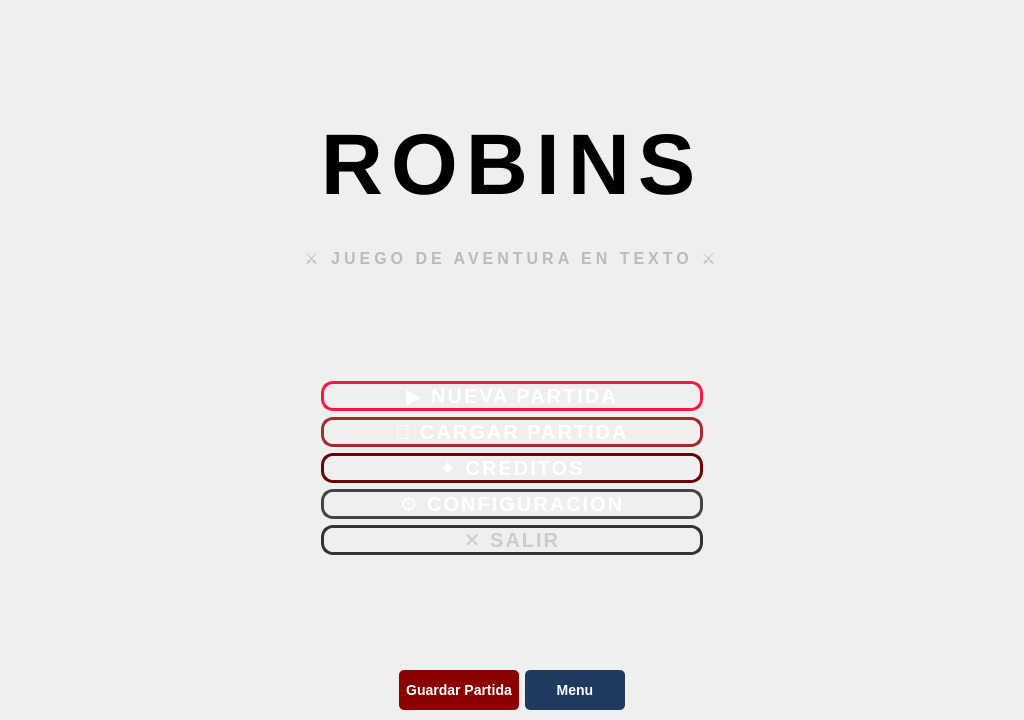
<?xml version="1.0" encoding="UTF-8"?>
<ui version="4.0">
 <class>MainWindow</class>
 <widget class="QMainWindow" name="MainWindow">
  <property name="geometry">
   <rect>
    <x>0</x>
    <y>0</y>
    <width>1024</width>
    <height>720</height>
   </rect>
  </property>
  <widget class="QWidget" name="centralwidget">
   <layout class="QVBoxLayout" name="verticalLayout">
    <property name="spacing">
     <number>0</number>
    </property>
    <property name="leftMargin">
     <number>0</number>
    </property>
    <property name="topMargin">
     <number>0</number>
    </property>
    <property name="rightMargin">
     <number>0</number>
    </property>
    <property name="bottomMargin">
     <number>0</number>
    </property>
    <item>
     <widget class="QStackedWidget" name="stackedMain">
      <property name="minimumSize">
       <size>
        <width>0</width>
        <height>400</height>
       </size>
      </property>
      <widget class="QWidget" name="startPage">
       <property name="styleSheet">
        <string notr="true">QWidget#startPage {
    background: qlineargradient(x1:0, y1:0, x2:1, y2:1,
        stop:0 #0a0a0a,
        stop:0.3 #1a0a0a,
        stop:0.6 #0a0a1a,
        stop:1 #000000);
}</string>
       </property>
       <layout class="QVBoxLayout" name="verticalLayout_start">
        <item>
         <spacer name="verticalSpacer_top">
          <property name="orientation">
           <enum>Qt::Vertical</enum>
          </property>
          <property name="sizeHint" stdset="0">
           <size>
            <width>20</width>
            <height>40</height>
           </size>
          </property>
         </spacer>
        </item>
        <item>
         <widget class="QLabel" name="gameLogo">
          <property name="text">
           <string notr="true">ROBINS</string>
          </property>
          <property name="alignment">
           <set>Qt::AlignCenter</set>
          </property>
          <property name="styleSheet">
           <string notr="true">QLabel {
    font-size: 86px; 
    font-weight: bold; 
    color: qlineargradient(x1:0, y1:0, x2:1, y2:0,
        stop:0 #DC143C,
        stop:0.5 #FF1744,
        stop:1 #DC143C);
    padding: 20px;
    letter-spacing: 8px;
    
}</string>
          </property>
         </widget>
        </item>
        <item>
         <widget class="QLabel" name="gameSubtitle">
          <property name="text">
           <string>⚔ JUEGO DE AVENTURA EN TEXTO ⚔</string>
          </property>
          <property name="alignment">
           <set>Qt::AlignCenter</set>
          </property>
          <property name="styleSheet">
           <string notr="true">QLabel {
    font-size: 16px; 
    color: #BBB; 
    padding: 10px;
    letter-spacing: 4px;
    font-weight: 500;
}</string>
          </property>
         </widget>
        </item>
        <item>
         <spacer name="verticalSpacer_mid">
          <property name="orientation">
           <enum>Qt::Vertical</enum>
          </property>
          <property name="sizeHint" stdset="0">
           <size>
            <width>20</width>
            <height>60</height>
           </size>
          </property>
         </spacer>
        </item>
        <item alignment="Qt::AlignHCenter">
         <widget class="QWidget" name="startButtonsContainer">
          <property name="minimumSize">
           <size>
            <width>400</width>
            <height>0</height>
           </size>
          </property>
          <property name="maximumSize">
           <size>
            <width>400</width>
            <height>16777215</height>
           </size>
          </property>
          <layout class="QVBoxLayout" name="verticalLayout_startButtons">
           <item>
            <widget class="QPushButton" name="newGameButton">
             <property name="minimumHeight">
              <number>65</number>
             </property>
             <property name="text">
              <string>▶ NUEVA PARTIDA</string>
             </property>
             <property name="styleSheet">
              <string notr="true">QPushButton {
    background: qlineargradient(x1:0, y1:0, x2:1, y2:0,
        stop:0 #DC143C,
        stop:0.5 #FF1744,
        stop:1 #DC143C);
    color: white;
    border: 3px solid #FF1744;
    border-radius: 12px;
    font-size: 20px;
    font-weight: bold;
    letter-spacing: 2px;
}
QPushButton:hover {
    background: qlineargradient(x1:0, y1:0, x2:1, y2:0,
        stop:0 #FF1744,
        stop:0.5 #FF4569,
        stop:1 #FF1744);
    border: 3px solid white;
    font-size: 21px;
}
QPushButton:pressed {
    background-color: #8B0000;
}</string>
             </property>
            </widget>
           </item>
           <item>
            <widget class="QPushButton" name="loadGameButton">
             <property name="minimumHeight">
              <number>65</number>
             </property>
             <property name="text">
              <string>💾 CARGAR PARTIDA</string>
             </property>
             <property name="styleSheet">
              <string notr="true">QPushButton {
    background: qlineargradient(x1:0, y1:0, x2:1, y2:0,
        stop:0 #8B0000,
        stop:0.5 #A52A2A,
        stop:1 #8B0000);
    color: white;
    border: 3px solid #A52A2A;
    border-radius: 12px;
    font-size: 20px;
    font-weight: bold;
    letter-spacing: 2px;
}
QPushButton:hover {
    background: qlineargradient(x1:0, y1:0, x2:1, y2:0,
        stop:0 #A52A2A,
        stop:0.5 #DC143C,
        stop:1 #A52A2A);
    border: 3px solid white;
    font-size: 21px;
}
QPushButton:pressed {
    background-color: #5A0000;
}</string>
             </property>
            </widget>
           </item>
           <item>
            <widget class="QPushButton" name="creditsButtonStart">
             <property name="minimumHeight">
              <number>65</number>
             </property>
             <property name="text">
              <string>✦ CREDITOS</string>
             </property>
             <property name="styleSheet">
              <string notr="true">QPushButton {
    background: qlineargradient(x1:0, y1:0, x2:1, y2:0,
        stop:0 #5A0000,
        stop:0.5 #8B0000,
        stop:1 #5A0000);
    color: white;
    border: 3px solid #6A0000;
    border-radius: 12px;
    font-size: 20px;
    font-weight: bold;
    letter-spacing: 2px;
}
QPushButton:hover {
    background: qlineargradient(x1:0, y1:0, x2:1, y2:0,
        stop:0 #8B0000,
        stop:0.5 #A52A2A,
        stop:1 #8B0000);
    border: 3px solid #CCC;
    font-size: 21px;
}
QPushButton:pressed {
    background-color: #3A0000;
}</string>
             </property>
            </widget>
           </item>
           <item>
            <widget class="QPushButton" name="settingsButton">
             <property name="minimumHeight">
              <number>65</number>
             </property>
             <property name="text">
              <string>⚙ CONFIGURACION</string>
             </property>
             <property name="styleSheet">
              <string notr="true">QPushButton {
    background: qlineargradient(x1:0, y1:0, x2:1, y2:0,
        stop:0 #1a1a1a,
        stop:0.5 #2a2a2a,
        stop:1 #1a1a1a);
    color: white;
    border: 3px solid #444;
    border-radius: 12px;
    font-size: 20px;
    font-weight: bold;
    letter-spacing: 2px;
}
QPushButton:hover {
    background: qlineargradient(x1:0, y1:0, x2:1, y2:0,
        stop:0 #2a2a2a,
        stop:0.5 #3a3a3a,
        stop:1 #2a2a2a);
    border: 3px solid #888;
    font-size: 21px;
}
QPushButton:pressed {
    background-color: #0a0a0a;
}</string>
             </property>
            </widget>
           </item>
           <item>
            <widget class="QPushButton" name="exitButtonStart">
             <property name="minimumHeight">
              <number>65</number>
             </property>
             <property name="text">
              <string>✕ SALIR</string>
             </property>
             <property name="styleSheet">
              <string notr="true">QPushButton {
    background: qlineargradient(x1:0, y1:0, x2:1, y2:0,
        stop:0 #1a1a1a,
        stop:0.5 #2a2a2a,
        stop:1 #1a1a1a);
    color: #CCC;
    border: 3px solid #333;
    border-radius: 12px;
    font-size: 20px;
    font-weight: bold;
    letter-spacing: 2px;
}
QPushButton:hover {
    background: qlineargradient(x1:0, y1:0, x2:1, y2:0,
        stop:0 #3a0000,
        stop:0.5 #5a0000,
        stop:1 #3a0000);
    border: 3px solid #8B0000;
    color: white;
    font-size: 21px;
}
QPushButton:pressed {
    background-color: #000000;
}</string>
             </property>
            </widget>
           </item>
          </layout>
         </widget>
        </item>
        <item>
         <spacer name="verticalSpacer_bottom">
          <property name="orientation">
           <enum>Qt::Vertical</enum>
          </property>
          <property name="sizeHint" stdset="0">
           <size>
            <width>20</width>
            <height>40</height>
           </size>
          </property>
         </spacer>
        </item>
       </layout>
      </widget>
      <widget class="QWidget" name="menuPage">
       <layout class="QVBoxLayout" name="verticalLayout_menu">
        <property name="spacing">
         <number>30</number>
        </property>
        <property name="leftMargin">
         <number>40</number>
        </property>
        <property name="topMargin">
         <number>40</number>
        </property>
        <property name="rightMargin">
         <number>40</number>
        </property>
        <property name="bottomMargin">
         <number>40</number>
        </property>
        <item>
         <widget class="QLabel" name="menuTitle">
          <property name="text">
           <string>SELECCIONA TU ROBIN</string>
          </property>
          <property name="alignment">
           <set>Qt::AlignCenter</set>
          </property>
          <property name="styleSheet">
           <string notr="true">font-size: 32px; 
font-weight: bold; 
color: #DC143C; 
padding: 15px;
letter-spacing: 3px;
text-</string>
          </property>
         </widget>
        </item>
        <item>
         <widget class="QWidget" name="cardsContainer">
          <layout class="QGridLayout" name="gridLayout_cards">
           <property name="horizontalSpacing">
            <number>40</number>
           </property>
           <property name="verticalSpacing">
            <number>40</number>
           </property>
           <item row="0" column="0">
            <layout class="QVBoxLayout" name="verticalLayout_jason">
             <item>
              <widget class="QLabel" name="imageJason">
               <property name="minimumSize">
                <size>
                 <width>250</width>
                 <height>250</height>
                </size>
               </property>
               <property name="maximumSize">
                <size>
                 <width>250</width>
                 <height>250</height>
                </size>
               </property>
               <property name="text">
                <string/>
               </property>
               <property name="alignment">
                <set>Qt::AlignCenter</set>
               </property>
               <property name="scaledContents">
                <bool>false</bool>
               </property>
              </widget>
             </item>
             <item>
              <widget class="QPushButton" name="cardJason">
               <property name="minimumSize">
                <size>
                 <width>250</width>
                 <height>50</height>
                </size>
               </property>
               <property name="maximumSize">
                <size>
                 <width>250</width>
                 <height>50</height>
                </size>
               </property>
               <property name="text"><string>Jason Todd</string></property>
              </widget>
             </item>
            </layout>
           </item>
           <item row="0" column="1">
            <layout class="QVBoxLayout" name="verticalLayout_dick">
             <item>
              <widget class="QLabel" name="imageDick">
               <property name="minimumSize">
                <size>
                 <width>250</width>
                 <height>250</height>
                </size>
               </property>
               <property name="maximumSize">
                <size>
                 <width>250</width>
                 <height>250</height>
                </size>
               </property>
               <property name="text">
                <string/>
               </property>
               <property name="alignment">
                <set>Qt::AlignCenter</set>
               </property>
               <property name="scaledContents">
                <bool>false</bool>
               </property>
              </widget>
             </item>
             <item>
              <widget class="QPushButton" name="cardDick">
               <property name="minimumSize">
                <size>
                 <width>250</width>
                 <height>50</height>
                </size>
               </property>
               <property name="maximumSize">
                <size>
                 <width>250</width>
                 <height>50</height>
                </size>
               </property>
               <property name="text"><string>Dick Grayson</string></property>
              </widget>
             </item>
            </layout>
           </item>
           <item row="1" column="0">
            <layout class="QVBoxLayout" name="verticalLayout_tim">
             <item>
              <widget class="QLabel" name="imageTim">
               <property name="minimumSize">
                <size>
                 <width>250</width>
                 <height>250</height>
                </size>
               </property>
               <property name="maximumSize">
                <size>
                 <width>250</width>
                 <height>250</height>
                </size>
               </property>
               <property name="text">
                <string/>
               </property>
               <property name="alignment">
                <set>Qt::AlignCenter</set>
               </property>
               <property name="scaledContents">
                <bool>false</bool>
               </property>
              </widget>
             </item>
             <item>
              <widget class="QPushButton" name="cardTim">
               <property name="minimumSize">
                <size>
                 <width>250</width>
                 <height>50</height>
                </size>
               </property>
               <property name="maximumSize">
                <size>
                 <width>250</width>
                 <height>50</height>
                </size>
               </property>
               <property name="text"><string>Tim Drake</string></property>
              </widget>
             </item>
            </layout>
           </item>
           <item row="1" column="1">
            <layout class="QVBoxLayout" name="verticalLayout_damian">
             <item>
              <widget class="QLabel" name="imageDamian">
               <property name="minimumSize">
                <size>
                 <width>250</width>
                 <height>250</height>
                </size>
               </property>
               <property name="maximumSize">
                <size>
                 <width>250</width>
                 <height>250</height>
                </size>
               </property>
               <property name="text">
                <string/>
               </property>
               <property name="alignment">
                <set>Qt::AlignCenter</set>
               </property>
               <property name="scaledContents">
                <bool>false</bool>
               </property>
              </widget>
             </item>
             <item>
              <widget class="QPushButton" name="cardDamian">
               <property name="minimumSize">
                <size>
                 <width>250</width>
                 <height>50</height>
                </size>
               </property>
               <property name="maximumSize">
                <size>
                 <width>250</width>
                 <height>50</height>
                </size>
               </property>
               <property name="text"><string>Damian Wayne</string></property>
              </widget>
             </item>
            </layout>
           </item>
          </layout>
         </widget>
        </item>
       </layout>
      </widget>
      <widget class="QWidget" name="gamePage">
       <layout class="QHBoxLayout" name="horizontalLayout_main">
        <property name="spacing">
         <number>0</number>
        </property>
        <item>
         <widget class="QWidget" name="sidePanel">
          <property name="minimumSize">
           <size>
            <width>180</width>
            <height>0</height>
           </size>
          </property>
          <property name="maximumSize">
           <size>
            <width>180</width>
            <height>16777215</height>
           </size>
          </property>
          <property name="styleSheet">
           <string notr="true">QWidget#sidePanel {
    background-color: #1a1a1a;
    border-right: 1px solid #333;
}</string>
          </property>
          <layout class="QVBoxLayout" name="verticalLayout_side">
           <property name="spacing">
            <number>8</number>
           </property>
           <property name="leftMargin">
            <number>10</number>
           </property>
           <property name="topMargin">
            <number>15</number>
           </property>
           <property name="rightMargin">
            <number>10</number>
           </property>
           <item>
            <widget class="QLabel" name="statsTitle">
             <property name="text">
              <string>ESTADISTICAS</string>
             </property>
             <property name="styleSheet">
              <string notr="true">font-size: 11px; font-weight: bold; color: #666; padding: 3px; letter-spacing: 1px;</string>
             </property>
            </widget>
           </item>
           <item>
            <widget class="QProgressBar" name="healthBar">
             <property name="value">
              <number>80</number>
             </property>
             <property name="maximumHeight">
              <number>18</number>
             </property>
             <property name="styleSheet">
              <string notr="true">QProgressBar {
    border: 1px solid #444;
    border-radius: 3px;
    text-align: center;
    font-size: 9px;
    background-color: #2a2a2a;
    color: white;
}
QProgressBar::chunk {
    background-color: #DC143C;
}</string>
             </property>
            </widget>
           </item>
           <item>
            <widget class="QProgressBar" name="repBar">
             <property name="value">
              <number>50</number>
             </property>
             <property name="maximumHeight">
              <number>18</number>
             </property>
             <property name="styleSheet">
              <string notr="true">QProgressBar {
    border: 1px solid #444;
    border-radius: 3px;
    text-align: center;
    font-size: 9px;
    background-color: #2a2a2a;
    color: white;
}
QProgressBar::chunk {
    background-color: #1E90FF;
}</string>
             </property>
            </widget>
           </item>
           <item>
            <widget class="QProgressBar" name="resBar">
             <property name="value">
              <number>30</number>
             </property>
             <property name="maximumHeight">
              <number>18</number>
             </property>
             <property name="styleSheet">
              <string notr="true">QProgressBar {
    border: 1px solid #444;
    border-radius: 3px;
    text-align: center;
    font-size: 9px;
    background-color: #2a2a2a;
    color: white;
}
QProgressBar::chunk {
    background-color: #FFD700;
}</string>
             </property>
            </widget>
           </item>
           <item>
            <spacer name="verticalSpacer_stats">
             <property name="orientation">
              <enum>Qt::Vertical</enum>
             </property>
             <property name="sizeHint" stdset="0">
              <size>
               <width>20</width>
               <height>40</height>
              </size>
             </property>
            </spacer>
           </item>
          </layout>
         </widget>
        </item>
        <item>
         <widget class="QWidget" name="centerPanel">
          <property name="styleSheet">
           <string notr="true">QWidget#centerPanel {
    background-color: #1a1a1a;
}</string>
          </property>
          <layout class="QVBoxLayout" name="verticalLayout_center">
           <property name="spacing">
            <number>0</number>
           </property>
           <property name="leftMargin">
            <number>0</number>
           </property>
           <property name="topMargin">
            <number>0</number>
           </property>
           <property name="rightMargin">
            <number>0</number>
           </property>
           <property name="bottomMargin">
            <number>0</number>
           </property>
           <item>
            <widget class="QLabel" name="sceneLabel">
             <property name="minimumSize">
              <size>
               <width>0</width>
               <height>300</height>
              </size>
             </property>
             <property name="maximumSize">
              <size>
               <width>16777215</width>
               <height>400</height>
              </size>
             </property>
             <property name="text">
              <string>IMAGEN ESCENA</string>
             </property>
             <property name="alignment">
              <set>Qt::AlignCenter</set>
             </property>
             <property name="styleSheet">
              <string notr="true">QLabel {
    background-color: #1a1a1a;
}</string>
             </property>
            </widget>
           </item>
           <item>
            <widget class="QTextEdit" name="descText">
             <property name="minimumHeight">
              <number>80</number>
             </property>
             <property name="maximumHeight">
              <number>100</number>
             </property>
             <property name="readOnly">
              <bool>true</bool>
             </property>
             <property name="placeholderText">
              <string>La historia se desarrolla aqui...</string>
             </property>
             <property name="styleSheet">
              <string notr="true">QTextEdit {
    background: qlineargradient(x1:0, y1:0, x2:0, y2:1,
        stop:0 rgba(26, 26, 26, 0.95),
        stop:1 rgba(32, 32, 32, 0.98));
    border: none;
    border-top: 2px solid #222;
    color: white;
    font-size: 14px;
    font-family: 'Segoe UI', Arial, sans-serif;
    line-height: 1.4;
    padding: 10px 18px;
}</string>
             </property>
            </widget>
           </item>
           <item>
            <widget class="QWidget" name="optionsContainer">
             <property name="minimumHeight">
              <number>200</number>
             </property>
             <property name="styleSheet">
              <string notr="true">QWidget#optionsContainer {
    background: qlineargradient(x1:0, y1:0, x2:0, y2:1,
        stop:0 #2a2a2a,
        stop:1 #1a1a1a);
    border-top: 3px solid #DC143C;
    padding: 15px;
}</string>
             </property>
             <layout class="QVBoxLayout" name="verticalLayout_optionsContainer">
              <property name="spacing">
               <number>8</number>
              </property>
              <property name="leftMargin">
               <number>20</number>
              </property>
              <property name="topMargin">
               <number>12</number>
              </property>
              <property name="rightMargin">
               <number>20</number>
              </property>
              <property name="bottomMargin">
               <number>12</number>
              </property>
              <item>
               <widget class="QWidget" name="optionsWidget">
                <layout class="QVBoxLayout" name="verticalLayout_options">
                 <property name="spacing">
                  <number>8</number>
                 </property>
                 <property name="leftMargin">
                  <number>0</number>
                 </property>
                 <property name="topMargin">
                  <number>0</number>
                 </property>
                 <property name="rightMargin">
                  <number>0</number>
                 </property>
                 <property name="bottomMargin">
                  <number>0</number>
                 </property>
                </layout>
               </widget>
              </item>
             </layout>
            </widget>
           </item>
          </layout>
         </widget>
        </item>
       </layout>
      </widget>
     </widget>
    </item>
    <item>
     <widget class="QWidget" name="bottomBar">
      <property name="minimumSize">
       <size>
        <width>0</width>
        <height>60</height>
       </size>
      </property>
      <property name="maximumSize">
       <size>
        <width>16777215</width>
        <height>60</height>
       </size>
      </property>
      <layout class="QHBoxLayout" name="horizontalLayout_bottom">
       <item>
        <spacer name="horizontalSpacer_bottom">
         <property name="orientation">
          <enum>Qt::Horizontal</enum>
         </property>
         <property name="sizeHint" stdset="0">
          <size>
           <width>40</width>
           <height>20</height>
          </size>
         </property>
        </spacer>
       </item>
       <item>
        <widget class="QPushButton" name="saveButton">
         <property name="minimumSize">
          <size>
           <width>120</width>
           <height>40</height>
          </size>
         </property>
         <property name="styleSheet">
          <string notr="true">QPushButton {
    background-color: #8B0000;
    color: white;
    border: none;
    border-radius: 5px;
    font-size: 14px;
    font-weight: bold;
}
QPushButton:hover {
    background-color: #A52A2A;
}</string>
         </property>
         <property name="text">
          <string>Guardar Partida</string>
         </property>
        </widget>
       </item>
       <item>
        <widget class="QPushButton" name="menuButton">
         <property name="minimumSize">
          <size>
           <width>100</width>
           <height>40</height>
          </size>
         </property>
         <property name="styleSheet">
          <string notr="true">QPushButton {
    background-color: #1E3A5F;
    color: white;
    border: none;
    border-radius: 5px;
    font-size: 14px;
    font-weight: bold;
}
QPushButton:hover {
    background-color: #2C5282;
}</string>
         </property>
         <property name="text">
          <string>Menu</string>
         </property>
        </widget>
       </item>
       <item>
        <spacer name="horizontalSpacer_bottom2">
         <property name="orientation">
          <enum>Qt::Horizontal</enum>
         </property>
         <property name="sizeHint" stdset="0">
          <size>
           <width>40</width>
           <height>20</height>
          </size>
         </property>
        </spacer>
       </item>
      </layout>
     </widget>
    </item>
   </layout>
  </widget>
 </widget>
 <resources/>
 <connections/>
</ui>
